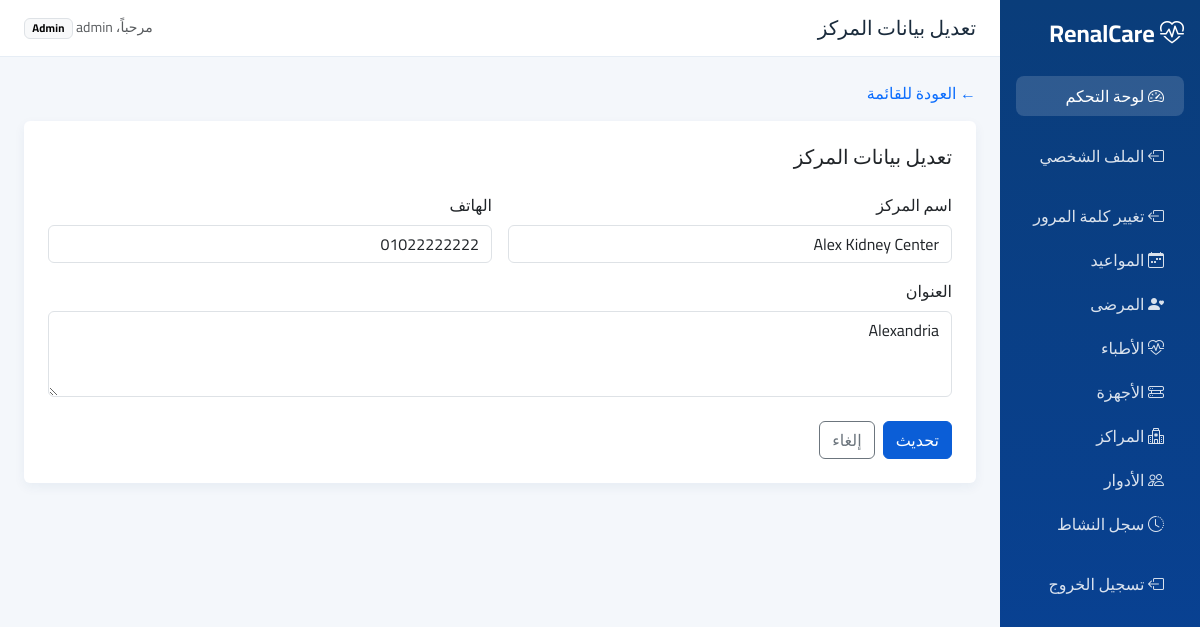
Screenshot of /admin-center-form.php?id=2 (signed in) with the database file from the repository.
### tables this page shows
CREATE TABLE `centers` (
  `id` int(11) NOT NULL,
  `name` varchar(100) DEFAULT NULL,
  `address` text DEFAULT NULL,
  `phone` varchar(20) DEFAULT NULL
);

### admin-center-form.php (the view, shortened to what this page needs)
<?php
require_once("config/database.php");
$editing = false;
$center = null;
if (isset($_GET['id']) && !empty($_GET['id']))
{
    $center_id = mysqli_real_escape_string($conn, $_GET['id']);
    $query = "SELECT *
              FROM centers
              WHERE id='$center_id'";
    $result = mysqli_query($conn, $query);
    if (mysqli_num_rows($result) == 1)
    {
        $center = mysqli_fetch_assoc($result);
        $editing = true;
    }
    else
    {
        header("Location: admin-centers.php");
        exit;
    }
}
?>
<?php include "includes/head.php"; ?>
<body>
<div class="container-fluid">
<div class="row">
<?php include("includes/sidebar.php"); ?>
<main class="col-md-9 col-lg-10 p-0">
<?php include("includes/topbar.php"); ?>
<div class="p-4">
<div class="mb-3">
<a href="admin-centers.php" class="text-decoration-none">
← العودة للقائمة
</a>
</div>
<div class="card p-4">
<h2 class="h5 mb-4">
<?= $editing ? "تعديل بيانات المركز" : "إضافة مركز جديد"; ?>
</h2>
<form action="" method="post">
<div class="row g-3">
<div class="col-md-6">
<label class="form-label">
اسم المركز
</label>
<input
type="text"
name="name"
class="form-control"
value="<?= htmlspecialchars($center['name'] ?? ($_POST['name'] ?? '')); ?>"
required>
</div>
<div class="col-md-6">
<label class="form-label">
الهاتف
</label>
<input
type="text"
name="phone"
class="form-control"
value="<?= htmlspecialchars($center['phone'] ?? ($_POST['phone'] ?? '')); ?>">
</div>
<div class="col-12">
<label class="form-label">
العنوان
</label>
<textarea
name="address"
class="form-control"
rows="3"><?= htmlspecialchars($center['address'] ?? ($_POST['address'] ?? '')); ?></textarea>
</div>
</div>
<div class="mt-4 d-flex gap-2">
<button
type="submit"
name="submit"
class="btn btn-primary">
<?= $editing ? "تحديث" : "حفظ"; ?>
</button>
<a
href="admin-centers.php"
class="btn btn-outline-secondary">
إلغاء
</a>
</div>
</form>
</div>
</div>
</main>
</div>
</div>
</body>
</html>

### assets/css/app.css (style rules this page uses)
:root { --kc-primary: #0b5ed7; --kc-primary-dark: #084298; --kc-bg: #f4f7fb; --kc-sidebar: #0a3d7a; --kc-card: #ffffff; --kc-text: #1a2b3c; --kc-muted: #6c757d; }
body { font-family: "Cairo", system-ui, sans-serif; background: var(--kc-bg); color: var(--kc-text); }
.card { border: 0; box-shadow: 0 0.25rem 0.75rem rgba(10, 61, 122, 0.06); }
.btn-primary { background-color: var(--kc-primary); border-color: var(--kc-primary); }

### rows the page displays
centers: name "Alex Kidney Center", phone "01022222222", address "Alexandria"

### other values shown
$title "تعديل بيانات المركز"
$_SESSION['user_name'] "admin"
